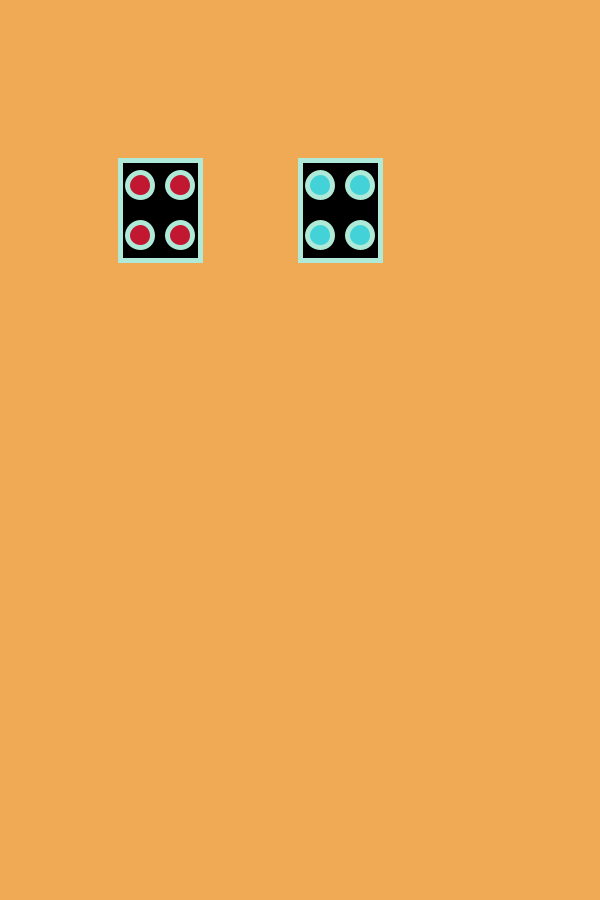
Frame 1 (no input)
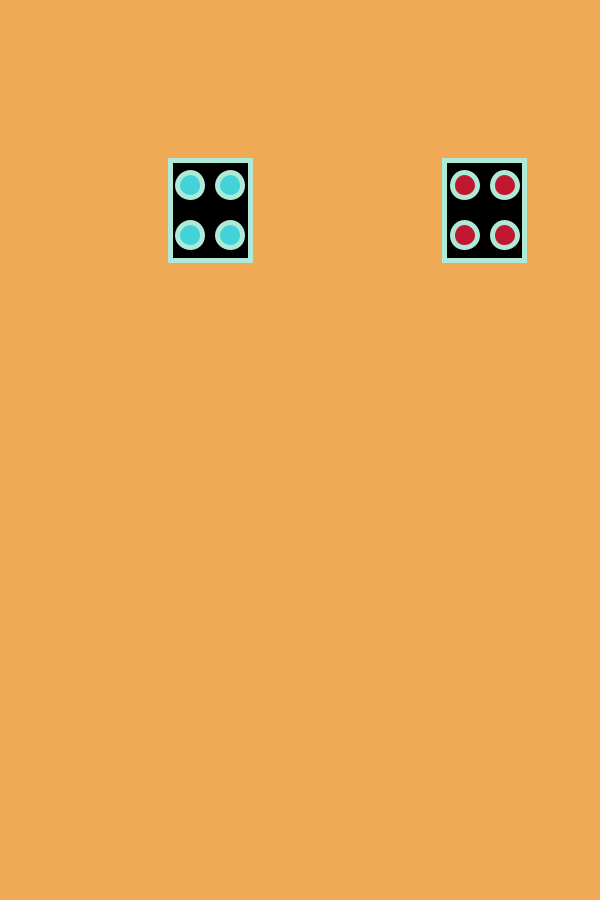
Frame 60 (the mouse pressed at the canvas centre just before this capture)
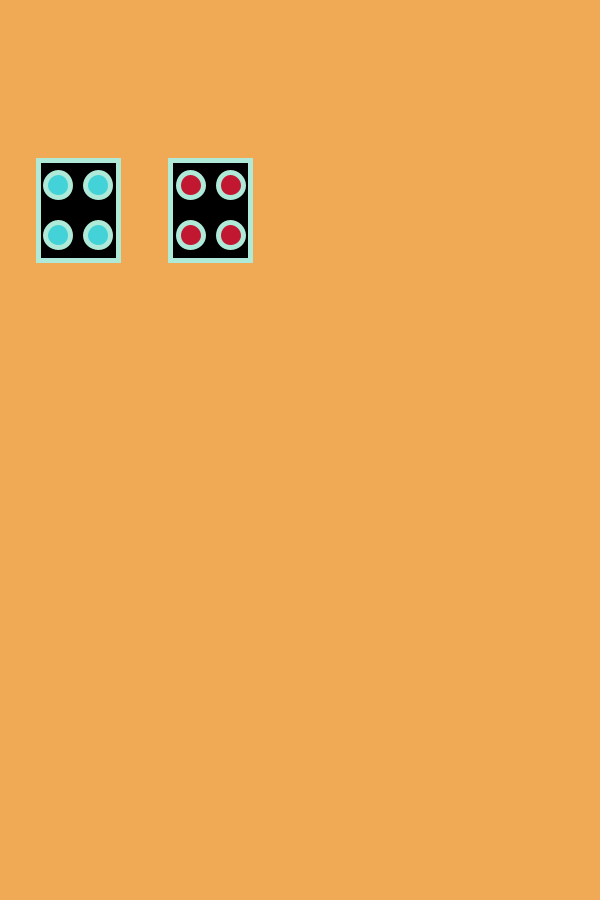
Frame 120 (the mouse held since frame 60 and released just before this capture)

The Processing sketch that drew these frames (run headless with seeded random() and noise(); from frame 60 on, the mouse is pressed at the canvas centre):

// Processing sketch: assignment01_b
// ── assignment01_b.pde
// adapted from Ginnie S. Hsu assignment #1

color red = color(193, 23, 49);
color dblue = color(16, 7, 131);
color purple = color(208, 87, 227);
color mint = color(175, 234, 217);
color teal = color(66, 210, 216);
color green = color(142, 34, 108);
color dyellow = color(240, 169, 85);
color lyellow = color(232, 205, 167);
TvShape redMintShape;
TvShape tealMintShape;

void setup () {
  size(600, 900);
  noStroke();
  redMintShape = new TvShape(120, 115, red, color(0), mint);
  tealMintShape = new TvShape(300, 115, teal, color(0), mint);
}
void draw () {
  background (240, 169, 85);

  redMintShape.drawTvShape();
  tealMintShape.drawTvShape();
  
  redMintShape.move(5.5);
  tealMintShape.move(-2.2);
}

// ── shapes.pde
class TvShape {
  float x;
  float y;
  color a;
  color b;
  color c;
  
  TvShape(float _x, float _y, color _a, color _b, color _c) {
    x = _x;
    y = _y;
    a = _a;
    b = _b;
    c = _c;
    println(x, _x);
  }
 
  void drawTvShape() {
    strokeWeight(5);
    stroke(c);
    fill(b);
    rect(x, y+45, 80, 100);

    fill(a);
    ellipse(x+20, y+70, 25, 25);
    ellipse(x+20, y+120, 25, 25);
    ellipse(x+60, y+70, 25, 25);
    ellipse(x+60, y+120, 25, 25);
  }
  
  void move(float speed) {
    x = x + speed;
    if(x > width){
      x = 0;
    }
    if(x < 0){
      x = width;
    }
  }
}
